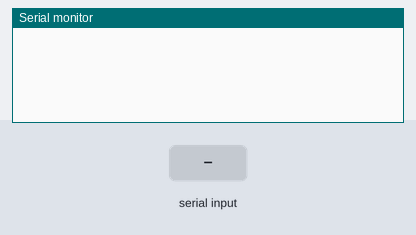
Recording of a sketch running on a simulated Arduino Uno, built with avr-gcc and run on an emulated ATmega328P. Shown: the last lines printed to the serial monitor. The test bench sets the inputs (shaded band).

Above: at 1.2 s.
1.3 s: byte 30 received over Serial
At 2.3 s:
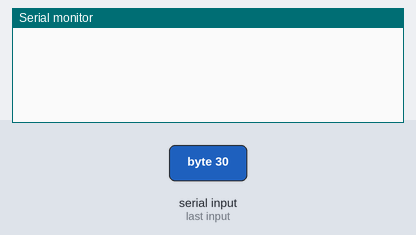
2.8 s: byte 90 received over Serial
At 3.5 s:
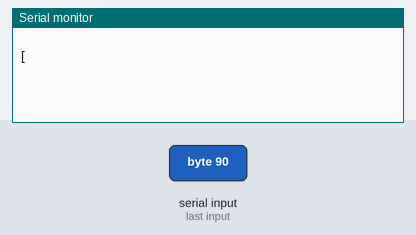
4.3 s: byte 120 received over Serial
At 5.8 s:
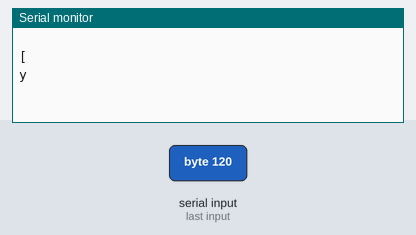

Measured:
- after the input at 1.3 s, the serial monitor: prints a new line at once (image 1)
- after the input at 2.8 s, the serial monitor: prints a new line at once (image 2)
- after the input at 4.3 s, the serial monitor: prints a new line at once (image 3)

The sketch:

Lab02-UART-Serial-Communication.ino
```cpp
byte byte_received = 0;

void setup() {
  Serial.begin(9600);
}

void loop() {
  if(Serial.available()){
    byte_received = Serial.read();
    byte_received++;
    Serial.write(byte_received);
    Serial.println();
  }
}
```
